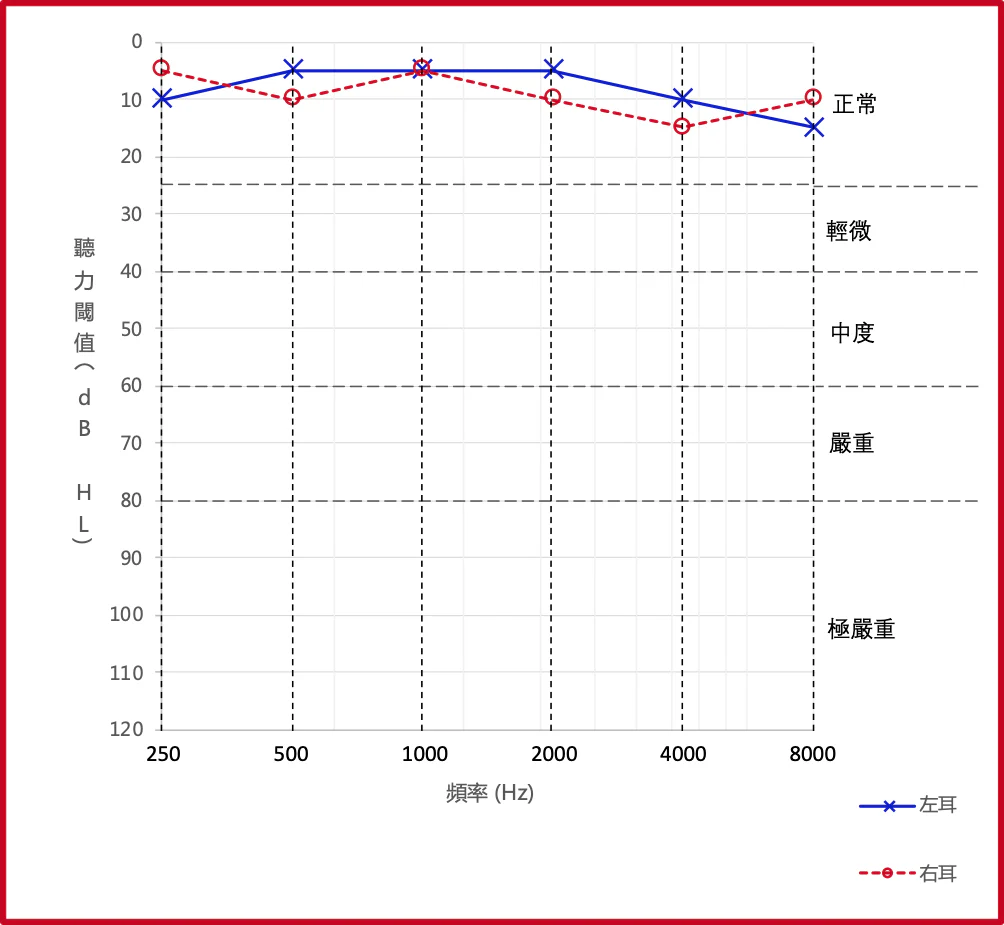
#> input picture Normal_hearing_audiogram_TC.png, 1004 x 925 px
$ python Shape_detect.py
#> lines starting #> are read from the running program, lines starting #| are printed output that depends on the picture; after the words box and inside, x2 and y2 are one past the last pixel; in counts of white or black regions, pixels touching at a corner belong together
import cv2
import numpy as np
import math

# 讀取影像並轉換為HSV
image = cv2.imread('Normal_hearing_audiogram_TC.png')
#> image is the input picture: shape (925, 1004, 3); mean B, G, R 244.8, 243.5, 248.7
hsv = cv2.cvtColor(image, cv2.COLOR_BGR2HSV)
#> hsv: shape (925, 1004, 3); mean H, S, V 8.7, 7.5, 249.3

# 設定紅色遮罩範圍
lower_red1 = np.array([0, 100, 100])
upper_red1 = np.array([10, 255, 255])
lower_red2 = np.array([160, 100, 100])
upper_red2 = np.array([179, 255, 255])

red_mask1 = cv2.inRange(hsv, lower_red1, upper_red1)
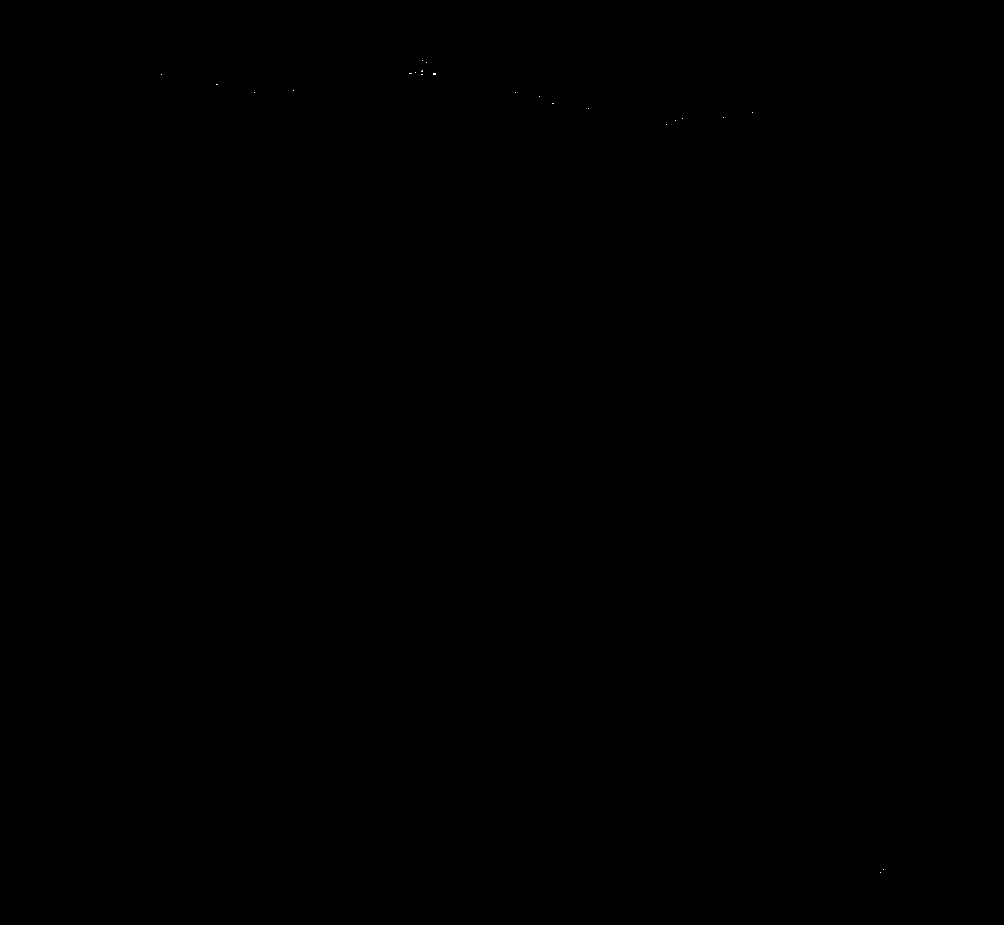
#> red_mask1: shape (925, 1004); 0% white in thin lines or dots, all inside (x1, y1, x2, y2) = (161, 60, 884, 873)
red_mask2 = cv2.inRange(hsv, lower_red2, upper_red2)
#> red_mask2: shape (925, 1004); 2.7% white; 54 white regions, largest, box (x1, y1, x2, y2) and area: (0, 0, 1004, 925) 23002, (405, 59, 438, 76) 175, (796, 88, 822, 106) 163
red_mask = red_mask1 | red_mask2  # 合併兩個紅色範圍的遮罩
#> red_mask: shape (925, 1004); 2.7% white; 54 white regions, largest, box (x1, y1, x2, y2) and area: (0, 0, 1004, 925) 23002, (405, 59, 438, 76) 192, (796, 88, 822, 106) 163

# 設定藍色遮罩範圍
lower_blue = np.array([100, 150, 0])
upper_blue = np.array([140, 255, 255])
blue_mask = cv2.inRange(hsv, lower_blue, upper_blue)
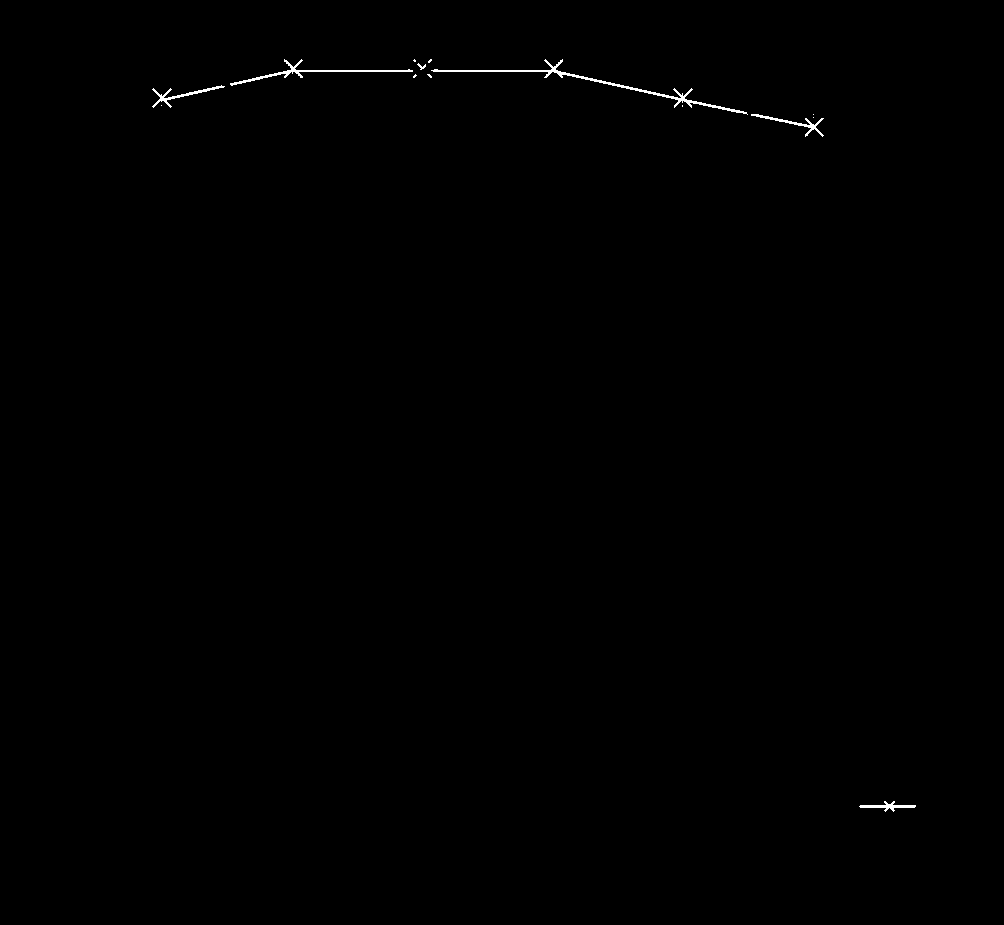
#> blue_mask: shape (925, 1004); 0.25% white in thin lines or dots, all inside (x1, y1, x2, y2) = (152, 59, 916, 812)

# 檢測紅色的圓圈
red_circles = cv2.HoughCircles(red_mask, cv2.HOUGH_GRADIENT, dp=1.2, minDist=20,
                               param1=50, param2=15, minRadius=5, maxRadius=10)
#> red_circles = [[292.2, 95.4, 9.32], [161.4, 66.6, 9.32], [681, 125.4, 9.08], [552.6, 95.4, 7.88], [420.6, 66.6, 5.42], [813, 96.6, 6.2], [886.2, 871.8, 6.08]]

# 如果找到紅色圓形，將其繪製在原圖上
if red_circles is not None:
    red_circles = np.round(red_circles[0, :]).astype("int")
#> red_circles = [[292, 95, 9], [161, 67, 9], [681, 125, 9], [553, 95, 8], [421, 67, 5], [813, 97, 6], [886, 872, 6]]
    for (x, y, r) in red_circles:
        cv2.circle(image, (x, y), r, (0, 0, 0), 4)  # 用黑色框出圓形
#> this loop made 7 passes
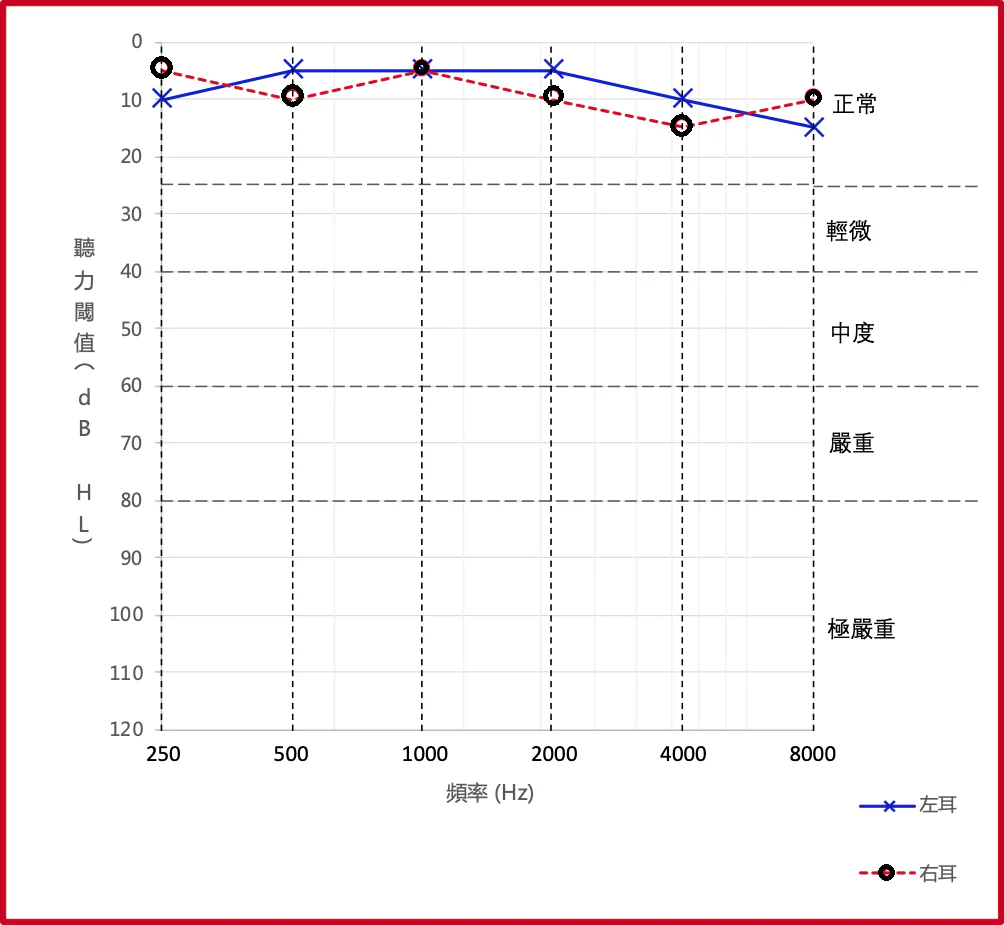
#> image: shape (925, 1004, 3); 0.17% of pixels changed, all inside (x1, y1, x2, y2) = (150, 56, 895, 881)

# 使用藍色遮罩檢測叉叉，進行邊緣檢測後進行線條檢測
edges = cv2.Canny(blue_mask, 50, 150)
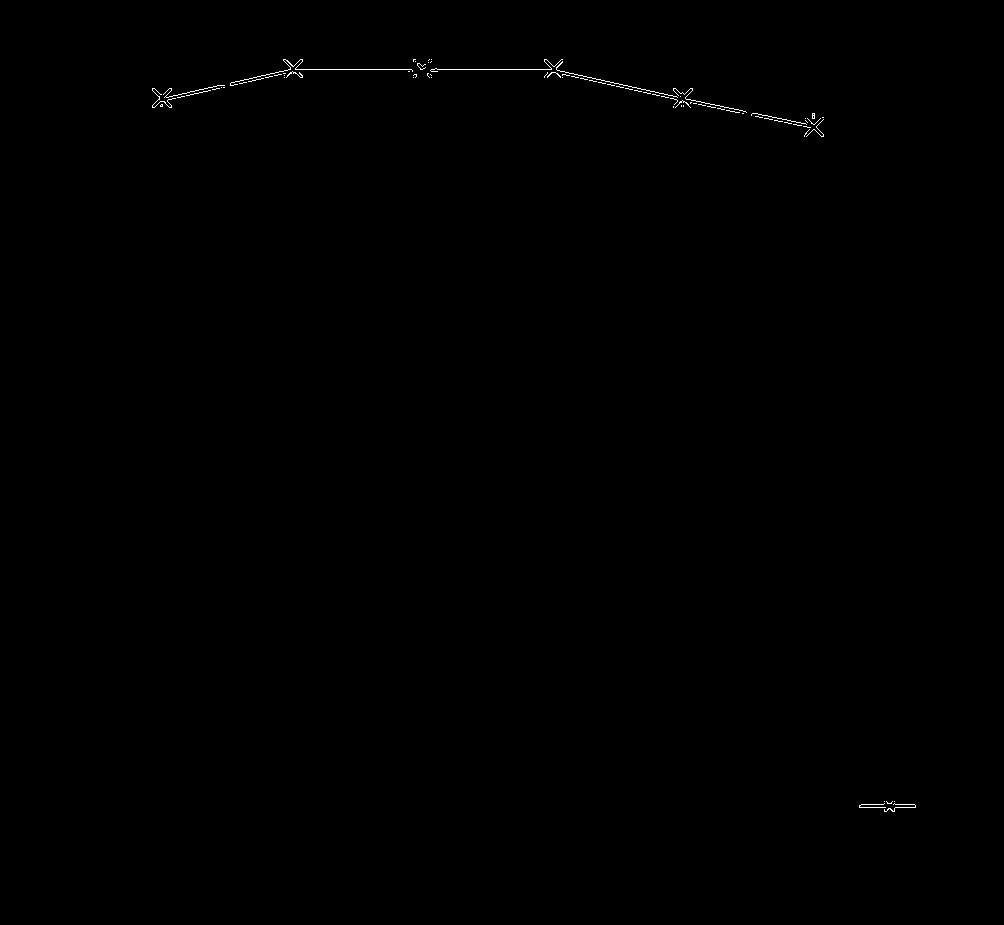
#> edges: shape (925, 1004); 0.16% white in thin lines or dots, all inside (x1, y1, x2, y2) = (152, 59, 916, 812)
lines = cv2.HoughLinesP(edges, 1, np.pi / 180, threshold=50, minLineLength=5, maxLineGap=5)
#> lines = 13 rows, first 6: [288, 69, 411, 69], [551, 72, 682, 100], [551, 69, 654, 91], [752, 113, 806, 124], [158, 99, 219, 85], [154, 103, 292, 71]

def calculate_angle(line):
    x1, y1, x2, y2 = line[0]
    angle = math.degrees(math.atan2(y2 - y1, x2 - x1))
    return angle

# 尋找相交且接近垂直的線條
if lines is not None:
    for i in range(len(lines)):
        for j in range(i + 1, len(lines)):
            line1 = lines[i]
            line2 = lines[j]
            angle1 = calculate_angle(line1)
            angle2 = calculate_angle(line2)

            # 檢查是否接近垂直（約90度）
            if abs(abs(angle1 - angle2) - 90) < 10:
                # 繪製叉叉的線條
                x1, y1, x2, y2 = line1[0]
                cv2.line(image, (x1, y1), (x2, y2), (0, 0, 0), 3)

                x1, y1, x2, y2 = line2[0]
                cv2.line(image, (x1, y1), (x2, y2), (0, 0, 0), 3)
#> this loop made 13 passes

# 顯示結果
cv2.imshow("Detected Shapes", image)
cv2.waitKey(0)
cv2.destroyAllWindows()
